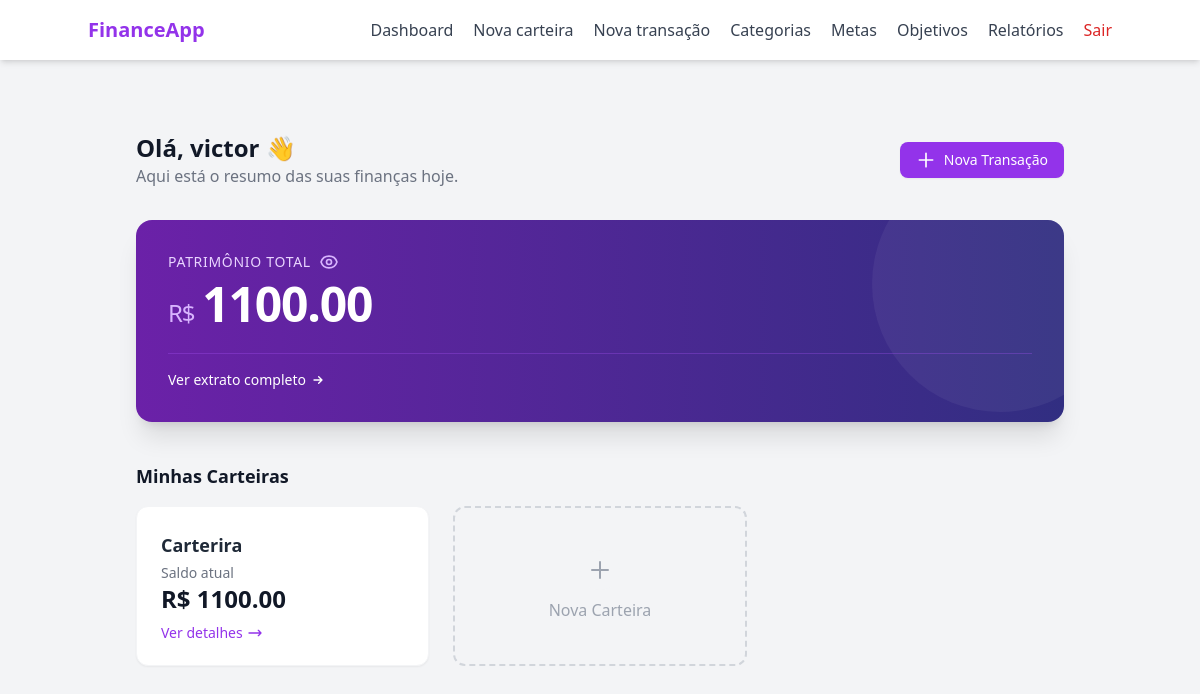
The page /dashboard (signed in) on the database as committed earlier.
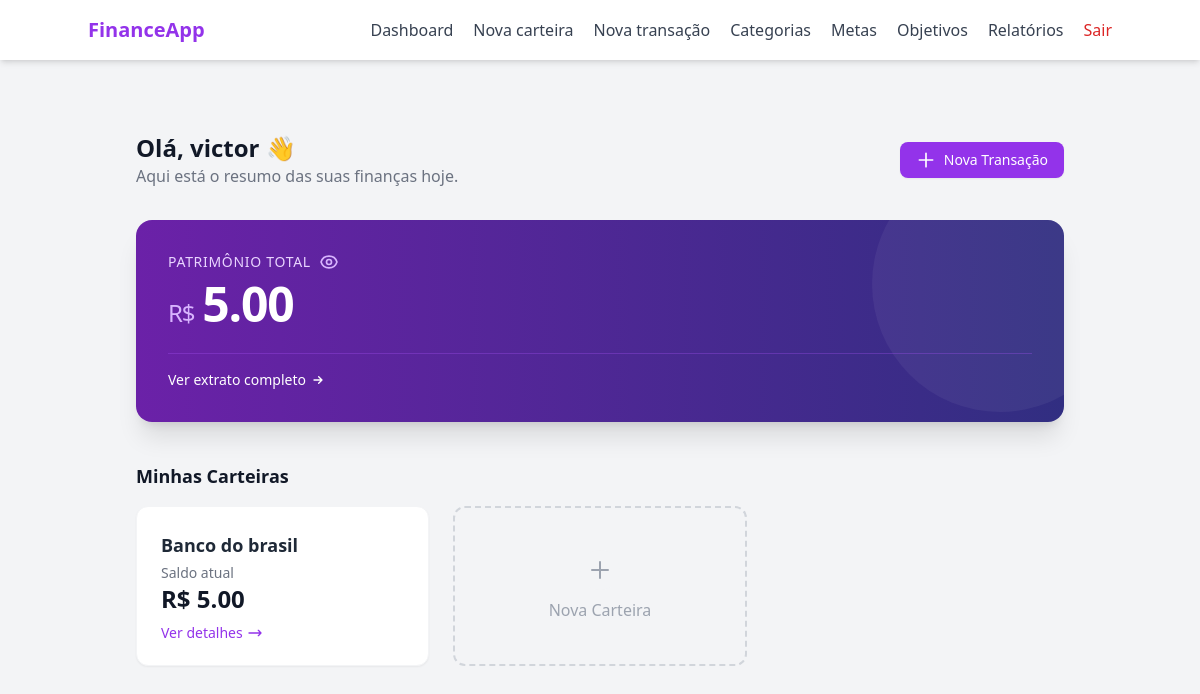
The same page on the database as committed later.
### models/wallet.py (models this page shows, shortened)
class Wallet(db.Model):
    __tablename__ = "wallets"
    id = db.Column(db.Integer, primary_key= True)
    wallet_name = db.Column(db.String(100), nullable= False)
    initial_balance = db.Column(db.Float, default= 0.0)
    current_balance = db.Column(db.Float, default= 0.0)
    is_active = db.Column(db.Boolean, default= True)
    created_at = db.Column(db.DateTime, default= lambda: datetime.now(timezone.utc).date())
    user_id = db.Column(db.Integer, db.ForeignKey("users.id"), nullable= False)

### routes/main_routes.py (the view)
@main_bp.route("/dashboard", methods=["GET"])
@login_required
def dashboard_page():
    wallets = WalletController.get_wallets_by_user(current_user.id)
    total_balance = sum(wallet.current_balance for wallet in wallets)
    return render_template("index.html", user= current_user, wallets= wallets, total_balance=total_balance)

### controllers/wallet_controller.py (called while the page is built)
    @staticmethod
    def get_wallets_by_user(user_id):
        wallets = Wallet.query.filter_by(user_id= user_id, is_active= True).all()
        return wallets

### templates/index.html (shortened to what the changed rows need)
{% extends "base.html" %}
{% block content %}
<div class="max-w-7xl mx-auto px-4 sm:px-6 lg:px-8 py-8">
    <div class="flex flex-col sm:flex-row justify-between items-start sm:items-center mb-8 gap-4">
        <div>
            <h1 class="text-2xl font-bold text-gray-900">Olá, {{ user.username }} 👋</h1>
        </div>
    </div>
<div class="mb-10">
    <div class="relative overflow-hidden rounded-2xl bg-gradient-to-r from-purple-800 to-indigo-900 text-white shadow-xl p-8">
        <div class="relative z-10">
            <h2 class="text-5xl font-bold text-white tracking-tight mt-2 flex items-baseline mb-6">
                <span class="text-2xl font-normal text-purple-300 mr-2">R$</span>
                <span id="balance-value">{{ "%.2f"|format(total_balance) }}</span>
            </h2>
        </div>
    </div>
</div>
    <div class="mb-6">
        <div class="grid grid-cols-1 sm:grid-cols-2 lg:grid-cols-3 gap-6">
{% for wallet in wallets %}
<a href="{{ url_for('wallet_bp.wallet_detail_page', wallet_id=wallet.id) }}"
   class="group bg-white rounded-xl shadow-sm border border-gray-100 p-6 hover:shadow-md hover:border-purple-200 transition-all duration-200 flex flex-col justify-between h-40 cursor-pointer">
    <div>
        <h4 class="font-semibold text-gray-800 text-lg mb-1">{{ wallet.wallet_name }}</h4>
        <p class="text-sm text-gray-500">Saldo atual</p>
    </div>
    <div>
        <span class="text-2xl font-bold text-gray-900">
            <span class="wallet-balance">
                R$ {{ "%.2f"|format(wallet.current_balance) }}
            </span>
        </span>
        <div class="text-sm text-purple-600 font-medium mt-2 group-hover:text-purple-800 flex items-center gap-1 transition-colors">
            Ver detalhes
            <svg class="w-4 h-4 transform transition-transform group-hover:translate-x-1" fill="none" stroke="currentColor" viewBox="0 0 24 24"><path stroke-linecap="round" stroke-linejoin="round" stroke-width="2" d="M17 8l4 4m0 0l-4 4m4-4H3"></path></svg>
        </div>
    </div>
</a>
{% endfor %}
        </div>
    </div>
</div>
{% endblock %}

Rows that differ between the two databases and show on the page:
changed Wallet: wallet_name "Carterira" → "Banco do brasil"; current_balance "1100.00" → "5.00"
Other text that changed with them:
{{ "%.2f"|format(total_balance) }}: "1100.00" → "5.00"
